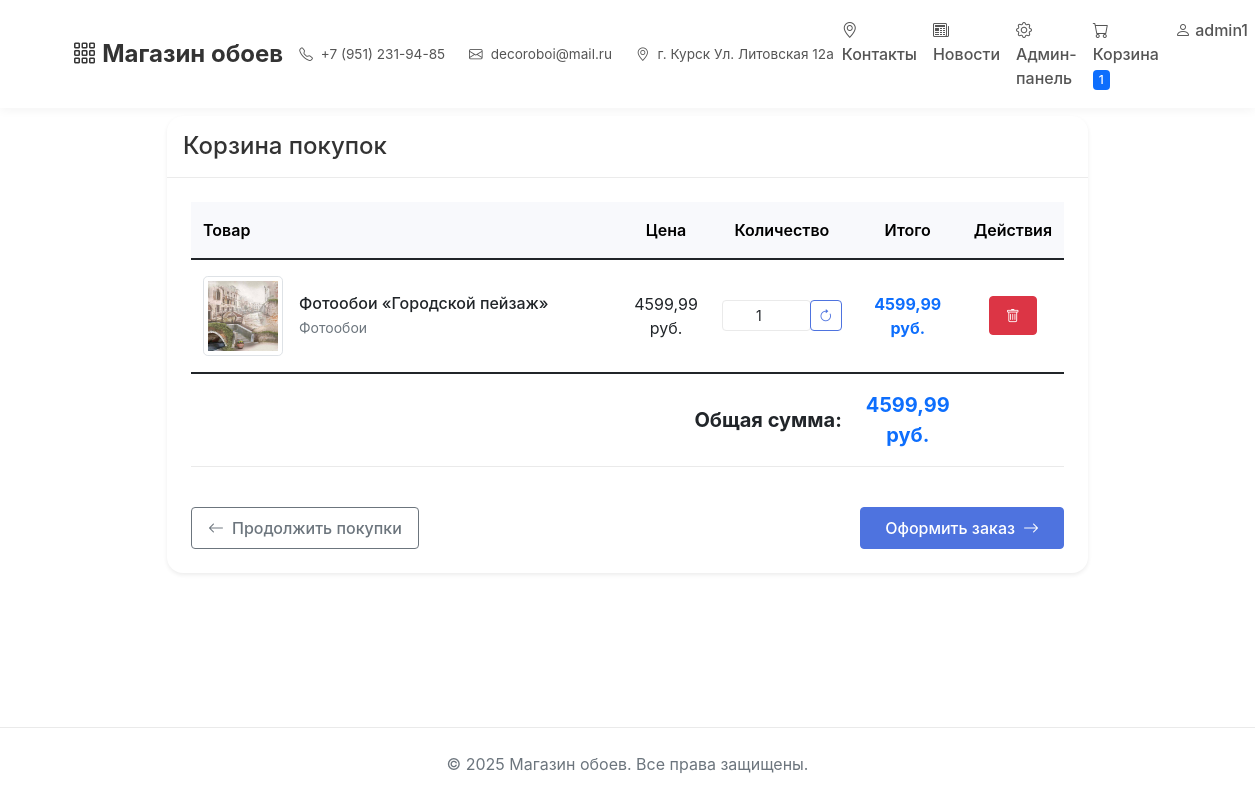
Screenshot of /cart/ (signed in) with the database file from the repository.
### store/models.py (models this page shows, shortened)
class User(AbstractUser):
    ROLE_CHOICES = (
        ('admin', 'Администратор'),
        ('user', 'Пользователь'),
    )
    role = models.CharField(
        max_length=10,
        choices=ROLE_CHOICES,
        default='user',
        verbose_name='Роль'
    )
    phone = models.CharField(
        max_length=15,
        blank=True,
        verbose_name='Телефон'
    )
    address = models.TextField(
        blank=True,
        verbose_name='Адрес'
    )
    city = models.CharField(
        max_length=100,
        blank=True,
        verbose_name='Город'
    )
    postal_code = models.CharField(
        max_length=10,
        blank=True,
        verbose_name='Почтовый индекс'
    )
    country = models.CharField(
        max_length=100,
        blank=True,
        default='Россия',
        verbose_name='Страна'
    )
    class Meta:
        verbose_name = 'Пользователь'
        verbose_name_plural = 'Пользователи'
    def is_admin(self):
        return self.role == 'admin'

class CartItem(models.Model):
    cart = models.ForeignKey(
        Cart,
        on_delete=models.CASCADE,
        related_name="items"
    )
    product = models.ForeignKey(Product, on_delete=models.CASCADE)
    quantity = models.PositiveIntegerField(default=1)
    class Meta:
        unique_together = ('cart', 'product')
    def total_price(self):
        return self.product.price * self.quantity

class Product(models.Model):
    name = models.CharField(max_length=200)
    description = models.TextField(blank=True)
    price = models.DecimalField(max_digits=10, decimal_places=2)
    image = models.ImageField(upload_to="products/")
    stock = models.PositiveIntegerField(default=0)
    created_at = models.DateTimeField(auto_now_add=True)
    updated_at = models.DateTimeField(auto_now=True)
    category = models.ForeignKey(
        Category,
        on_delete=models.CASCADE,
        related_name="products"
    )
    is_featured = models.BooleanField(
        default=False,
        verbose_name='Рекомендуемый товар',
        help_text='Отметьте, если товар должен отображаться в рекомендованных')
    class Meta:
        verbose_name = "Товар"
        verbose_name_plural = "Товары"
        ordering = ['-created_at']  # Добавлено для стандартной сортировки

class Category(models.Model):
    name = models.CharField(max_length=100, unique=True)
    slug = models.SlugField(unique=True, blank=True, null=True)
    description = models.TextField(blank=True)
    class Meta:
        verbose_name = "Категория"
        verbose_name_plural = "Категории"
        ordering = ['name']

class Cart(models.Model):
    user = models.OneToOneField(
        User,
        on_delete=models.CASCADE,
        related_name="cart"
    )
    created_at = models.DateTimeField(auto_now_add=True)
    def total_price(self):
        return sum(item.total_price() for item in self.items.all())

### store/views.py (the view)
# urls.py: path('cart/', views.cart_view, name='cart'),
@login_required
def cart_view(request):
    cart, created = Cart.objects.get_or_create(user=request.user)
    for item in cart.items.all():
        item.product = Product.objects.get(id=item.product.id)
    context = {
        'cart': cart,
        'cart_items': cart.items.all(),
    }
    return render(request, 'store/cart.html', context)

### store/context_processors.py (called while the page is built)
def cart_items_count(request):
    if request.user.is_authenticated:
        try:
            cart = Cart.objects.get(user=request.user)
            count = cart.items.count()
        except Cart.DoesNotExist:
            count = 0
    else:
        count = 0
    return {'cart_items_count': count}

def user_processor(request):
    return {'current_user': request.user}

### store/templates/store/cart.html (shortened to what this page needs)
{% extends 'store/base.html' %}
{% block content %}
<div class="row justify-content-center">
    <div class="col-lg-10">
        <div class="card shadow-sm border-0">
            <div class="card-header bg-white py-3">
                <h1 class="h4 mb-0">Корзина покупок</h1>
            </div>
            <div class="card-body p-4">
                {% if cart.items.all %}
                <div class="table-responsive">
                    <table class="table table-hover align-middle">
                        <thead class="table-light">
                            <tr>
                                <th scope="col" style="width: 50%">Товар</th>
                                <th scope="col" class="text-center">Цена</th>
                                <th scope="col" class="text-center">Количество</th>
                                <th scope="col" class="text-center">Итого</th>
                                <th scope="col" class="text-center">Действия</th>
                            </tr>
                        </thead>
                        <tbody>
                            {% for item in cart.items.all %}
                            <tr>
                                <td>
                                    <div class="d-flex align-items-center">
                                        <img src="{{ item.product.image.url }}" alt="{{ item.product.name }}"
                                             class="img-thumbnail rounded-3 me-3" style="width: 80px; height: 80px; object-fit: cover;">
                                        <div>
                                            <h6 class="mb-1 fw-semibold">{{ item.product.name }}</h6>
                                            <p class="text-muted small mb-0">{{ item.product.category.name }}</p>
                                        </div>
                                    </div>
                                </td>
                                <td class="text-center">
                                    <span class="fw-semibold">{{ item.product.price }} руб.</span>
                                </td>
                                <td class="text-center">
                                    <form method="post" action="{% url 'update_cart_item' item.id %}" class="d-flex justify-content-center">
                                        <div class="input-group input-group-sm" style="width: 120px;">
                                            <input type="number" name="quantity" value="{{ item.quantity }}"
                                                   min="1" max="{{ item.product.stock }}"
                                                   class="form-control rounded-2 text-center">
                                            <button type="submit" class="btn btn-outline-primary rounded-2">
                                                <i class="bi bi-arrow-clockwise"></i>
                                            </button>
                                        </div>
                                    </form>
                                </td>
                                <td class="text-center">
                                    <span class="fw-bold text-primary">{{ item.total_price }} руб.</span>
                                </td>
                                <td class="text-center">
                                    <a href="{% url 'remove_from_cart' item.id %}" class="btn btn-sm btn-danger rounded-2">
                                        <i class="bi bi-trash"></i>
                                    </a>
                                </td>
                            </tr>
                            {% endfor %}
                        </tbody>
                        <tfoot class="table-group-divider">
                            <tr>
                                <td colspan="3" class="text-end fw-bold fs-5">Общая сумма:</td>
                                <td class="text-center fw-bold fs-5 text-primary">{{ cart.total_price }} руб.</td>
                                <td></td>
                            </tr>
                        </tfoot>
                    </table>
                </div>
                <div class="d-flex justify-content-between mt-4">
                    <a href="{% url 'index' %}" class="btn btn-outline-secondary rounded-2">
                        <i class="bi bi-arrow-left me-2"></i>Продолжить покупки
                    </a>
                    <a href="{% url 'checkout' %}" class="btn btn-primary rounded-2 px-4">
                        Оформить заказ<i class="bi bi-arrow-right ms-2"></i>
                    </a>
                </div>
                {% endif %}
            </div>
        </div>
    </div>
</div>
{% endblock %}

### store/templates/store/base.html (shortened to what this page needs)
{% load static %}
<!DOCTYPE html>
<html lang="ru">
<head>
    <link href="https://cdn.jsdelivr.net/npm/bootstrap@5.1.3/dist/css/bootstrap.min.css" rel="stylesheet">
    <link rel="stylesheet" href="https://cdn.jsdelivr.net/npm/bootstrap-icons@1.8.1/font/bootstrap-icons.css">
</head>
<body>
    <nav class="navbar navbar-expand-lg navbar-light bg-light mb-2">
        <div class="container">
            <a class="navbar-brand" href="{% url 'index' %}">
                <i class="bi bi-grid-3x3-gap"></i> Магазин обоев
            </a>
            <div class="collapse navbar-collapse justify-content-between" id="navbarNav">
                <div class="header-contacts d-none d-lg-flex">
                    <div class="header-contact-item">
                        <i class="bi bi-telephone"></i> +7 (951) 231-94-85
                    </div>
                    <div class="header-contact-item">
                        <i class="bi bi-envelope"></i> decoroboi@mail.ru
                    </div>
                    <div class="header-contact-item">
                        <i class="bi bi-geo-alt"></i> г. Курск Ул. Литовская 12а
                    </div>
                </div>
                <ul class="navbar-nav">
                    <li class="nav-item">
                        <a class="nav-link" href="{% url 'contacts' %}">
                            <i class="bi bi-geo-alt"></i> Контакты
                        </a>
                    </li>
                    <li class="nav-item">
                        <a class="nav-link" href="{% url 'news_list' %}">
                            <i class="bi bi-newspaper"></i> Новости
                        </a>
                    </li>
                    {% if user.is_authenticated %}
                        {% if user.is_admin %}
                        <li class="nav-item">
                            <a class="nav-link" href="{% url 'admin_dashboard' %}">
                                <i class="bi bi-gear"></i> Админ-панель
                            </a>
                        </li>
                        {% endif %}
                        <li class="nav-item">
                            <a class="nav-link" href="{% url 'cart' %}">
                                <i class="bi bi-cart"></i> Корзина
                                <span class="badge bg-primary">{{ cart_items_count }}</span>
                            </a>
                        </li>
                        <li class="nav-item dropdown">
                            <a class="nav-link dropdown-toggle" href="#" id="userDropdown" role="button" data-bs-toggle="dropdown">
                                <i class="bi bi-person"></i> {{ user.username }}
                            </a>
                        </li>
                    {% endif %}
                </ul>
            </div>
        </div>
    </nav>
    <div class="container">
        {% block content %}
        {% endblock %}
    </div>
    <footer class="footer">
        <div class="container">
            <div class="text-center">
                <p class="text-muted mb-0">© 2025 Магазин обоев. Все права защищены.</p>
            </div>
        </div>
    </footer>
</body>
</html>

### store/templates/store/base.html (style rules this page uses)
:root { --primary-color: #4e73df; --secondary-color: #6c757d; --light-bg: #ffffff; --border-color: #eaeaea; }
body { background-color: var(--light-bg); font-family: -apple-system, BlinkMacSystemFont, 'Segoe UI', Roboto, sans-serif; color: #333; display: flex; flex-direction: column; min-height: 100vh; }
.navbar { background-color: white !important; box-shadow: 0 2px 10px rgba(0, 0, 0, 0.05); padding: 10px 0; }
.navbar-brand { font-weight: 700; font-size: 1.5rem; color: #333 !important; }
.nav-link { color: #555 !important; font-weight: 500; }
.card { border: 1px solid var(--border-color); border-radius: 4px; transition: all 0.2s ease; overflow: hidden; }
.card-header { background-color: white; border-bottom: 1px solid var(--border-color); font-weight: 600; padding: 1rem; }
.card-body { padding: 1rem; }
.btn { border-radius: 4px; padding: 0.5rem 1rem; font-weight: 500; transition: all 0.2s ease; }
.btn-primary { background-color: var(--primary-color); border-color: var(--primary-color); }
.btn-outline-primary { color: var(--primary-color); border-color: var(--primary-color); }
.form-control, .form-select { border-radius: 4px; border: 1px solid var(--border-color); padding: 0.6rem 0.75rem; }
.table th { border-top: none; font-weight: 600; background-color: #f9f9f9; padding: 0.75rem; }
.table td { padding: 0.75rem; vertical-align: middle; border-color: var(--border-color); }
.badge { border-radius: 4px; padding: 0.35em 0.5em; font-weight: 500; }
.container { padding-left: 15px; padding-right: 15px; flex: 1; }
.footer { background-color: white; border-top: 1px solid var(--border-color); margin-top: 3rem; padding: 1.5rem 0; }
.header-contacts { display: flex; gap: 1.5rem; font-size: 0.85rem; margin: 0; padding: 0; list-style: none; }
.header-contact-item { display: flex; align-items: center; gap: 0.5rem; color: #555; white-space: nowrap; }

### store/templates/store/cart.html (style rules this page uses)
.card { border-radius: 16px; overflow: hidden; }
.card-header { border-bottom: 1px solid rgba(0,0,0,0.08); border-radius: 16px 16px 0 0 !important; }
.img-thumbnail { border-radius: 12px; padding: 0.25rem; }
.btn { border-radius: 10px; transition: all 0.2s ease; }
.table th { border-top: none; font-weight: 600; background-color: #f8f9fc; padding: 1rem 0.75rem; }
.table td { padding: 1rem 0.75rem; vertical-align: middle; }
.input-group .form-control { border-radius: 8px 0 0 8px; }
.input-group .btn { border-radius: 0 8px 8px 0; }

### rows the page displays
User: username "admin1"
CartItem: product.image (picture), product.name "Фотообои «Городской пейзаж»", product.category.name "Фотообои", product.price "4599,99", quantity "1", total_price "4599,99"
Cart: total_price "4599,99"

### other values shown
{{ cart_items_count }} "1"
